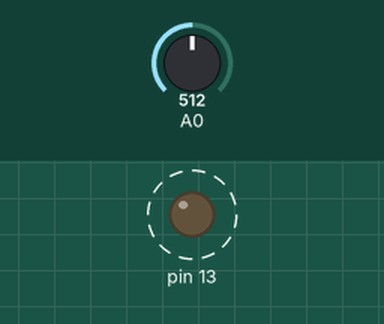
Recording of a sketch running on a simulated Arduino Uno, built with avr-gcc and run on an emulated ATmega328P. On the bench: output pins drawn as LEDs (lit = HIGH). Dashed ring = blinking. The test bench sets the inputs (shaded band); at power-on: A0 = 512. What the sketch prints to the serial monitor is not drawn.

Above: at 1.2 s.
1.3 s: A0 set to 716
4.3 s: A0 set to 511
Timing chart, 0 to 13.3 s (numbered marks = the images above; inputs shaded):
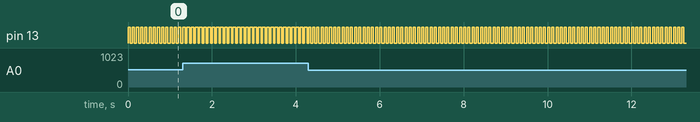

Measured:
- by itself, pin 13: alternates HIGH for 0.05 s and LOW for 0.05 s

The sketch:

25.ino
```cpp
#include <GyverTimers.h>
volatile byte dutyD13 = 0;

//#define PWM_DEPTH 16;
int e = 0;
int i = 0;
void setup() {

  Serial.begin(9600);
  pinMode(13, OUTPUT);
//Serial.println(Timer2.setFrequency(1280));
//Serial.println(Timer2.setFrequency(25600));
Serial.println(Timer2.setFrequency(500));
  //Timer2.setFrequency(50UL);
  Timer2.enableISR();
  i = analogRead(A0);
}

void loop() {
  i = analogRead(A0) / 20.48;
  Serial.print(i);
  Serial.print(',');
  Serial.println(e*25);
  dutyD13 = i;
  delay(10);
}

void pwmTick(){
static volatile byte counter = 0;
if (counter == 50){counter = 0;}
if (counter <= 0){
  if (dutyD13 > 0){digitalWrite(13, HIGH);e=1;}
}
//dutyD13 = dutyD13/25*25;
if (counter == dutyD13){
  if(dutyD13 < 50){
    digitalWrite(13, LOW);e=0;
    }
  }
  counter++;
}

ISR(TIMER2_A){
  pwmTick();
}
```
